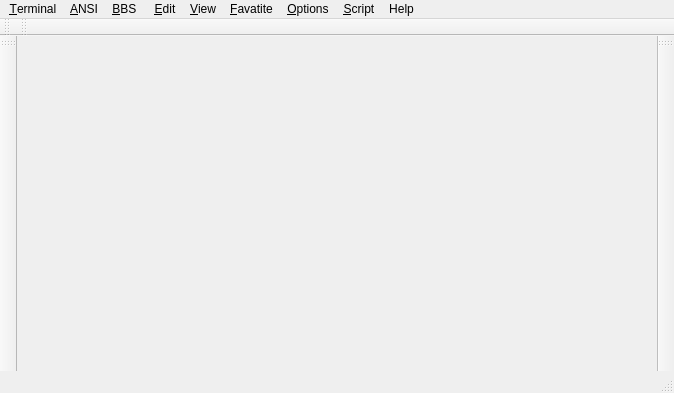
<ui version="4.0" >
 <author></author>
 <comment></comment>
 <exportmacro></exportmacro>
 <class>Frame</class>
 <widget class="QMainWindow" name="Frame" >
  <property name="geometry" >
   <rect>
    <x>0</x>
    <y>0</y>
    <width>674</width>
    <height>393</height>
   </rect>
  </property>
  <property name="windowTitle" >
   <string>QTerm</string>
  </property>
  <widget class="QMenuBar" name="menubar" >
   <property name="geometry" >
    <rect>
     <x>0</x>
     <y>0</y>
     <width>674</width>
     <height>25</height>
    </rect>
   </property>
   <widget class="QMenu" name="menuFile" >
    <property name="title" >
     <string>&amp;Terminal</string>
    </property>
    <addaction name="actionConsole" />
    <addaction name="separator" />
    <addaction name="actionQuick_Login" />
    <addaction name="actionAddressBook" />
    <addaction name="separator" />
    <addaction name="actionQuit" />
   </widget>
   <widget class="QMenu" name="menuView" >
    <property name="title" >
     <string>&amp;View</string>
    </property>
    <addaction name="actionFont" />
    <addaction name="separator" />
    <addaction name="actionStatusbar" />
    <addaction name="actionRuler" />
    <addaction name="actionFullscreen" />
   </widget>
   <widget class="QMenu" name="menuANSI" >
    <property name="title" >
     <string>&amp;ANSI</string>
    </property>
    <addaction name="actionNew_ANSI" />
    <addaction name="actionOpen_ANSI" />
    <addaction name="separator" />
    <addaction name="actionSave" />
    <addaction name="actionSave_As" />
    <addaction name="separator" />
    <addaction name="actionPrint_Preview" />
    <addaction name="actionPrint" />
   </widget>
   <widget class="QMenu" name="menuEdit" >
    <property name="title" >
     <string>&amp;Edit</string>
    </property>
    <addaction name="actionCut" />
    <addaction name="actionCopy" />
    <addaction name="actionPaste" />
    <addaction name="separator" />
    <addaction name="actionAuto_Copy" />
    <addaction name="actionRectangle_Selection" />
    <addaction name="actionPaste_w_Wordwrap" />
    <addaction name="separator" />
    <addaction name="actionCopy_w_Color" />
    <addaction name="actionPaste_w_Color" />
    <addaction name="separator" />
    <addaction name="actionSysbols" />
   </widget>
   <widget class="QMenu" name="menuFavatite" >
    <property name="title" >
     <string>&amp;Favatite</string>
    </property>
    <addaction name="actionAdd_to_favarites" />
    <addaction name="actionManage_Favarites" />
    <addaction name="separator" />
   </widget>
   <widget class="QMenu" name="menuBBS" >
    <property name="title" >
     <string>&amp;BBS </string>
    </property>
    <addaction name="actionCopy_Article" />
    <addaction name="actionAnti_idle" />
    <addaction name="actionAuto_Reply" />
    <addaction name="actionSupport_Mouse" />
    <addaction name="actionBeep_on_message" />
    <addaction name="actionView_Message" />
    <addaction name="actionArticle_Manager" />
   </widget>
   <widget class="QMenu" name="menuOptions" >
    <property name="title" >
     <string>&amp;Options</string>
    </property>
    <addaction name="actionClipboard_Encoding" />
    <addaction name="separator" />
    <addaction name="actionDefault_Session_Setting" />
    <addaction name="actionPreference" />
    <addaction name="separator" />
    <addaction name="actionConfigure_Shortcuts" />
    <addaction name="actionConfigure_Toolbars" />
   </widget>
   <widget class="QMenu" name="menuScript" >
    <property name="title" >
     <string>&amp;Script</string>
    </property>
    <addaction name="actionRun" />
    <addaction name="actionStop" />
    <addaction name="actionDebug_Console" />
   </widget>
   <widget class="QMenu" name="menuHelp" >
    <property name="title" >
     <string>Help</string>
    </property>
    <addaction name="actionContents" />
    <addaction name="actionWhat_s_this" />
    <addaction name="separator" />
    <addaction name="actionAbout_QTerm" />
    <addaction name="actionAbout_Qt" />
   </widget>
   <widget class="QMenu" name="menuWindow" >
    <property name="title" >
     <string>&amp;Window</string>
    </property>
   </widget>
   <addaction name="menuFile" />
   <addaction name="menuANSI" />
   <addaction name="menuBBS" />
   <addaction name="menuEdit" />
   <addaction name="menuView" />
   <addaction name="menuFavatite" />
   <addaction name="menuOptions" />
   <addaction name="menuScript" />
   <addaction name="menuHelp" />
  </widget>
  <widget class="QStatusBar" name="statusbar" />
  <widget class="QToolBar" name="TerminalBar" >
   <property name="windowTitle" >
    <string>Terminal</string>
   </property>
   <property name="orientation" >
    <enum>Qt::Vertical</enum>
   </property>
   <attribute name="toolBarArea" >
    <number>1</number>
   </attribute>
  </widget>
  <widget class="QToolBar" name="EditBar" >
   <property name="windowTitle" >
    <string>Edit</string>
   </property>
   <property name="orientation" >
    <enum>Qt::Vertical</enum>
   </property>
   <attribute name="toolBarArea" >
    <number>2</number>
   </attribute>
  </widget>
  <widget class="QToolBar" name="ANSIBar" >
   <property name="windowTitle" >
    <string>ANSI Edit</string>
   </property>
   <property name="orientation" >
    <enum>Qt::Horizontal</enum>
   </property>
   <attribute name="toolBarArea" >
    <number>4</number>
   </attribute>
  </widget>
  <widget class="QToolBar" name="PagerBar" >
   <property name="windowTitle" >
    <string>Pager</string>
   </property>
   <property name="orientation" >
    <enum>Qt::Horizontal</enum>
   </property>
   <attribute name="toolBarArea" >
    <number>4</number>
   </attribute>
  </widget>
  <action name="actionQuick_Login" >
   <property name="icon" >
    <iconset resource="../frame.qrc" >:/pic/quicklogin.png</iconset>
   </property>
   <property name="text" >
    <string>Quick Login</string>
   </property>
   <property name="whatsThis" >
    <string>This provides an express way to connect.</string>
   </property>
  </action>
  <action name="actionAddressBook" >
   <property name="icon" >
    <iconset resource="../frame.qrc" >:/pic/addressbook.png</iconset>
   </property>
   <property name="text" >
    <string>&amp;AddressBook</string>
   </property>
  </action>
  <action name="actionNew_ANSI" >
   <property name="text" >
    <string>New ANSI</string>
   </property>
  </action>
  <action name="actionOpen_ANSI" >
   <property name="text" >
    <string>Open ANSI</string>
   </property>
  </action>
  <action name="actionQuit" >
   <property name="text" >
    <string>&amp;Quit</string>
   </property>
   <property name="iconText" >
    <string>Quit</string>
   </property>
   <property name="toolTip" >
    <string>Quit</string>
   </property>
   <property name="whatsThis" >
    <string>This will close all windows. You will be prompted to confirm disconnent active sessions or save modified files.</string>
   </property>
  </action>
  <action name="actionSave" >
   <property name="text" >
    <string>Save</string>
   </property>
  </action>
  <action name="actionSave_As" >
   <property name="text" >
    <string>Save As...</string>
   </property>
  </action>
  <action name="actionConsole" >
   <property name="text" >
    <string>New &amp;Console</string>
   </property>
  </action>
  <action name="actionCopy" >
   <property name="icon" >
    <iconset resource="../frame.qrc" >:/pic/copy.png</iconset>
   </property>
   <property name="text" >
    <string>&amp;Copy</string>
   </property>
  </action>
  <action name="actionPaste" >
   <property name="icon" >
    <iconset resource="../frame.qrc" >:/pic/paste.png</iconset>
   </property>
   <property name="text" >
    <string>&amp;Paste</string>
   </property>
  </action>
  <action name="actionCopy_w_Color" >
   <property name="icon" >
    <iconset resource="../frame.qrc" >:/pic/copywcolor.png</iconset>
   </property>
   <property name="text" >
    <string>Copy w Color</string>
   </property>
  </action>
  <action name="actionPaste_w_Color" >
   <property name="text" >
    <string>Paste w Color</string>
   </property>
  </action>
  <action name="actionPaste_w_Wordwrap" >
   <property name="text" >
    <string>Paste w Wordwrap</string>
   </property>
  </action>
  <action name="actionRectangle_Selection" >
   <property name="icon" >
    <iconset resource="../frame.qrc" >:/pic/rectselect.png</iconset>
   </property>
   <property name="text" >
    <string>Rectangle Selection</string>
   </property>
  </action>
  <action name="actionAuto_Copy" >
   <property name="text" >
    <string>&amp;Auto Copy</string>
   </property>
  </action>
  <action name="actionClipboard_Encoding" >
   <property name="text" >
    <string>Clipboard Encoding</string>
   </property>
  </action>
  <action name="actionSysbols" >
   <property name="text" >
    <string>Sysbols</string>
   </property>
  </action>
  <action name="actionFullscreen" >
   <property name="text" >
    <string>&amp;Fullscreen</string>
   </property>
  </action>
  <action name="actionDefault_Session_Setting" >
   <property name="text" >
    <string>Default Session Setting</string>
   </property>
  </action>
  <action name="actionPreference" >
   <property name="text" >
    <string>&amp;Preference</string>
   </property>
  </action>
  <action name="actionAdd_to_favarites" >
   <property name="text" >
    <string>Add to favarites</string>
   </property>
  </action>
  <action name="actionManage_Favarites" >
   <property name="text" >
    <string>Manage Favarites ...</string>
   </property>
  </action>
  <action name="actionCopy_Article" >
   <property name="icon" >
    <iconset resource="../frame.qrc" >:/pic/copyarticle.png</iconset>
   </property>
   <property name="text" >
    <string>&amp;Copy Article</string>
   </property>
  </action>
  <action name="actionAuto_Reply" >
   <property name="text" >
    <string>&amp;Auto Reply</string>
   </property>
  </action>
  <action name="actionSupport_Mouse" >
   <property name="icon" >
    <iconset resource="../frame.qrc" >:/pic/mouse.png</iconset>
   </property>
   <property name="text" >
    <string>Support &amp;Mouse</string>
   </property>
  </action>
  <action name="actionBeep_on_message" >
   <property name="icon" >
    <iconset resource="../frame.qrc" >:/pic/beep.png</iconset>
   </property>
   <property name="text" >
    <string>&amp;Beep on message</string>
   </property>
  </action>
  <action name="actionConfigure_Shortcuts" >
   <property name="text" >
    <string>Configure Shortcuts</string>
   </property>
  </action>
  <action name="actionView_Message" >
   <property name="icon" >
    <iconset resource="../frame.qrc" >:/pic/message.png</iconset>
   </property>
   <property name="text" >
    <string>&amp;View Message </string>
   </property>
  </action>
  <action name="actionRun" >
   <property name="text" >
    <string>Run...</string>
   </property>
  </action>
  <action name="actionStop" >
   <property name="text" >
    <string>Stop</string>
   </property>
  </action>
  <action name="actionContents" >
   <property name="text" >
    <string>Contents...</string>
   </property>
  </action>
  <action name="actionAbout_QTerm" >
   <property name="text" >
    <string>About QTerm</string>
   </property>
  </action>
  <action name="actionAbout_Qt" >
   <property name="text" >
    <string>About Qt</string>
   </property>
  </action>
  <action name="actionPrint" >
   <property name="text" >
    <string>Print</string>
   </property>
  </action>
  <action name="actionPrint_Preview" >
   <property name="text" >
    <string>Print Preview</string>
   </property>
  </action>
  <action name="actionClose" >
   <property name="text" >
    <string>Close</string>
   </property>
  </action>
  <action name="actionAnti_idle" >
   <property name="text" >
    <string>Anti-&amp;idle</string>
   </property>
  </action>
  <action name="actionDebug_Console" >
   <property name="text" >
    <string>Debug Console</string>
   </property>
  </action>
  <action name="actionWhat_s_this" >
   <property name="text" >
    <string>What's this?</string>
   </property>
  </action>
  <action name="actionQTerm_Online" >
   <property name="text" >
    <string>QTerm Online</string>
   </property>
  </action>
  <action name="actionTheme" >
   <property name="text" >
    <string>&amp;Theme</string>
   </property>
  </action>
  <action name="action_Font" >
   <property name="icon" >
    <iconset resource="../frame.qrc" >:/pic/fonts.png</iconset>
   </property>
   <property name="text" >
    <string>&amp;Font</string>
   </property>
  </action>
  <action name="actionConfigure_Toolbars" >
   <property name="text" >
    <string>Configure Toolbars</string>
   </property>
  </action>
  <action name="actionCut" >
   <property name="text" >
    <string>Cu&amp;t</string>
   </property>
  </action>
  <action name="actionRuler" >
   <property name="text" >
    <string>Ruler</string>
   </property>
  </action>
  <action name="actionFont" >
   <property name="text" >
    <string>Font</string>
   </property>
  </action>
  <action name="actionStatusbar" >
   <property name="checkable" >
    <bool>true</bool>
   </property>
   <property name="text" >
    <string>Statusbar</string>
   </property>
   <property name="toolTip" >
    <string>Show/Hide Statusbar</string>
   </property>
   <property name="whatsThis" >
    <string>Show/Hide Statusbar</string>
   </property>
  </action>
  <action name="actionArticle_Manager" >
   <property name="text" >
    <string>Article Manager</string>
   </property>
  </action>
 </widget>
 <pixmapfunction></pixmapfunction>
 <resources>
  <include location="../frame.qrc" />
 </resources>
 <connections>
  <connection>
   <sender>actionAbout_Qt</sender>
   <signal>activated()</signal>
   <receiver>_layout</receiver>
   <slot></slot>
   <hints>
    <hint type="sourcelabel" >
     <x>-1</x>
     <y>-1</y>
    </hint>
    <hint type="destinationlabel" >
     <x>-1</x>
     <y>-1</y>
    </hint>
   </hints>
  </connection>
 </connections>
</ui>
